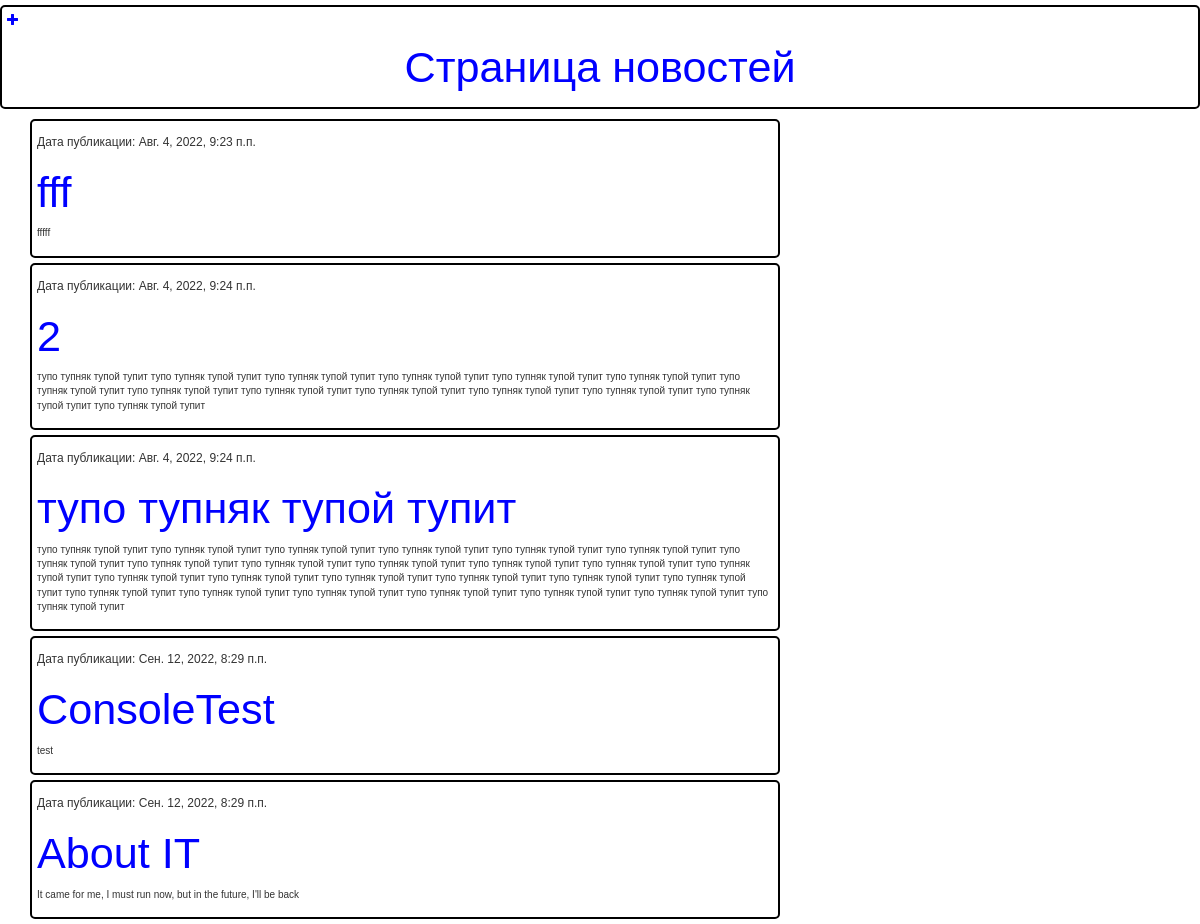
The app's page /, older data.
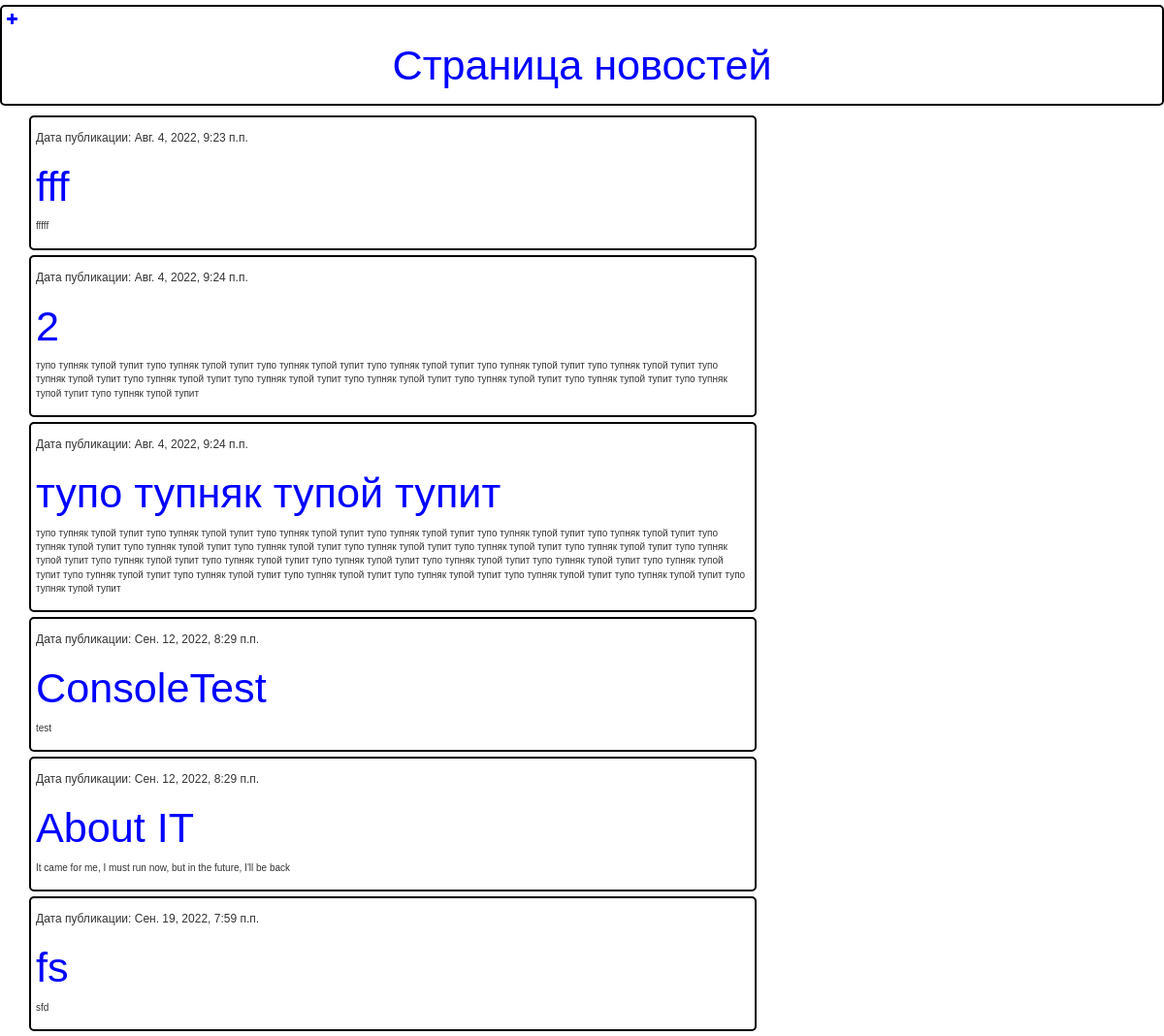
The same page, newer data.
### blog/models.py (models this page shows, shortened)
class Post(models.Model):
    author = models.ForeignKey(settings.AUTH_USER_MODEL, on_delete=models.CASCADE)
    title = models.CharField(max_length=200)
    text = models.TextField()
    created_date = models.DateTimeField(default=timezone.now)
    published_date = models.DateTimeField(blank=True, null=True)

### blog/views.py (the view)
# urls.py: path('', views.post_list, name='post_list'),
def post_list(request):
    posts = Post.objects.filter(published_date__lte=timezone.now()).order_by('published_date')
    return render(request, 'blog/post_list.html', {'posts' : posts})

### blog/templates/blog/post_list.html
{% extends 'blog/base.html' %}
{% block content %}
    {% for post in posts %}
        <div class="blogBlock">
            <h6 class="PDate"> Дата публикации: {{ post.published_date }} </h6>
            <h1><a href="{% url 'post_detail' pk=post.pk %}">{{ post.title }}</a></h1>
            <p>{{ post.text|linebreaksbr }}</p>
        </div>
    {% endfor %}
{% endblock %}

### blog/templates/blog/base.html (shortened to what this page needs)
{% load static %}
<html>
    <head>
        <link rel="stylesheet" href="//maxcdn.bootstrapcdn.com/bootstrap/3.2.0/css/bootstrap.min.css">
        <link rel="stylesheet" href="//maxcdn.bootstrapcdn.com/bootstrap/3.2.0/css/bootstrap-theme.min.css">
        <link rel="stylesheet" href="{% static 'css/blog.css' %}">
    </head>
    <body>
         <div class="page-header">
             <a href="{% url 'post_new' %}" class="top-menu"><span class="glyphicon glyphicon-plus"></span></a>
             <h1><a class="mainLogo" href="/">Страница новостей</a></h1>
         </div>
         <div class="content container">
             <div class="row">
                 <div class="col-md-8">{% block content %}{% endblock %}
                 </div>
             </div>
         </div>
    </body>
</html>

### blog/static/css/blog.css (style rules this page uses)
.mainLogo { display: flex; justify-content: center; align-items: center; }
a { color: blue; font-family: 'Montserrat', sans-serif; font-size: 1.2em; }
body { font-family: 'Monsterrat', sans-serif; font-size: 1em; }
.blogBlock { border-color: black; border-width: 2px; border-radius: 5px; border-style: solid; margin: 5px 0; padding: 5px; }
.page-header { border-color: black; border-width: 2px; border-radius: 5px; border-style: solid; margin: 5px 0; padding: 5px; }

Row changes from the older to the newer data that the page shows:
added Post: published_date "Сен. 19, 2022, 7:59 п.п.", title "fs", text "sfd"
